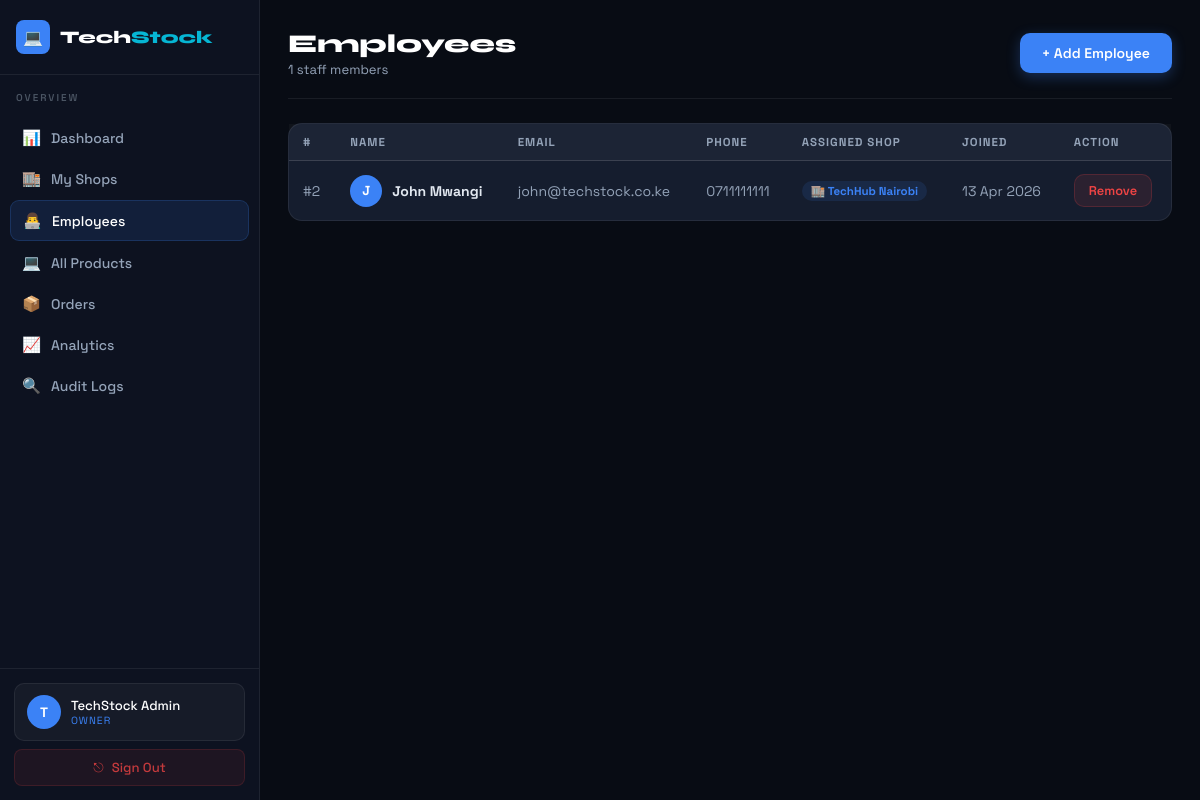
Screenshot of /owner/employees.php (signed in) with the database file from the repository.
### tables this page shows
CREATE TABLE IF NOT EXISTS shops (
    id INT AUTO_INCREMENT PRIMARY KEY,
    owner_id INT NOT NULL,
    name VARCHAR(100) NOT NULL,
    location VARCHAR(150),
    address TEXT,
    phone VARCHAR(20),
    whatsapp VARCHAR(20),
    email VARCHAR(100),
    description TEXT,
    logo VARCHAR(255),
    subscription ENUM('free','basic','premium') DEFAULT 'free',
    subscription_expires DATE,
    status ENUM('active','inactive','suspended') DEFAULT 'active',
    created_at TIMESTAMP DEFAULT CURRENT_TIMESTAMP,
    FOREIGN KEY (owner_id) REFERENCES users(id)
);

CREATE TABLE IF NOT EXISTS users (
    id INT AUTO_INCREMENT PRIMARY KEY,
    full_name VARCHAR(100) NOT NULL,
    email VARCHAR(100) NOT NULL UNIQUE,
    phone VARCHAR(20),
    password VARCHAR(255) NOT NULL,
    role ENUM('owner','employee','buyer') DEFAULT 'buyer',
    status ENUM('active','inactive','suspended') DEFAULT 'active',
    created_at TIMESTAMP DEFAULT CURRENT_TIMESTAMP
);

### owner/employees.php (the view, shortened to what this page needs)
<?php
require_once '../includes/db.php';
$page_title = 'Employees';
$uid = $_SESSION['user_id'];
$employees=$conn->query("SELECT u.*, s.name as shop_name, s.id as shop_id FROM users u JOIN shop_employees se ON u.id=se.employee_id JOIN shops s ON se.shop_id=s.id WHERE s.owner_id=$uid ORDER BY u.created_at DESC")->fetch_all(MYSQLI_ASSOC);
?>
<!DOCTYPE html><html lang="en"><head><meta charset="UTF-8"><title><?=$page_title?> — TechStock</title>
<link rel="stylesheet" href="/techstock/css/style.css"></head><body>
<div class="dash-layout">
<?php include '../includes/sidebar.php'; ?>
<main class="dash-main">
  <div class="dash-topbar">
    <div><div class="dash-title">Employees</div><div class="dash-sub"><?=count($employees)?> staff members</div></div>
    <button class="btn btn-primary" onclick="openModal('addEmpModal')">+ Add Employee</button>
  </div>
  <div class="card">
    <div class="table-wrap">
      <table>
        <thead><tr><th>#</th><th>Name</th><th>Email</th><th>Phone</th><th>Assigned Shop</th><th>Joined</th><th>Action</th></tr></thead>
        <tbody>
        <?php if(empty($employees)): ?>
        <tr><td colspan="7" style="text-align:center;padding:40px;color:var(--text2)">No employees yet. Add your first staff member.</td></tr>
        <?php else: foreach($employees as $e): ?>
        <tr>
          <td style="color:var(--text2)">#<?=$e['id']?></td>
          <td>
            <div style="display:flex;align-items:center;gap:10px">
              <div style="width:32px;height:32px;border-radius:50%;background:var(--blue);display:flex;align-items:center;justify-content:center;font-weight:700;font-size:0.82rem;color:white"><?=strtoupper(substr($e['full_name'],0,1))?></div>
              <strong><?=htmlspecialchars($e['full_name'])?></strong>
            </div>
          </td>
          <td style="color:var(--text2)"><?=htmlspecialchars($e['email'])?></td>
          <td style="color:var(--text2)"><?=htmlspecialchars($e['phone']??'—')?></td>
          <td><span class="badge badge-blue">🏬 <?=htmlspecialchars($e['shop_name'])?></span></td>
          <td style="color:var(--text2)"><?=date('d M Y',strtotime($e['created_at']))?></td>
          <td>
            <form method="POST" style="display:inline">
              <button type="submit" class="btn btn-danger btn-sm confirm-btn" data-confirm="Remove this employee?">Remove</button>
            </form>
          </td>
        </tr>
        <?php endforeach; endif; ?>
        </tbody>
      </table>
    </div>
  </div>
</main>
</div>
<script src="/techstock/js/main.js"></script></body></html>

### css/style.css (style rules this page uses)
:root { --bg: #080c14; --bg2: #0d1220; --bg3: #111827; --card: #151d2e; --border: rgba(255,255,255,0.07); --border2: rgba(255,255,255,0.12); --blue: #3b82f6; --blue-dark: #2563eb; --cyan: #06b6d4; --green: #10b981; --red: #ef4444; --yellow: #f59e0b; --purple: #8b5cf6; --text: #e2e8f0; --text2: #94a3b8; --text3: #4b5563; --white: #ffffff; --sidebar-w: 260px; --trans: all 0.25s cubic-bezier(0.4,0,0.2,1); }
*,*::before,*::after { box-sizing:border-box;margin:0;padding:0; }
html { scroll-behavior:smooth; }
body { font-family:'Space Grotesk',sans-serif;background:var(--bg);color:var(--text);min-height:100vh;-webkit-font-smoothing:antialiased; }
.btn { display:inline-flex;align-items:center;gap:8px;padding:11px 22px;border-radius:10px;font-family:'Space Grotesk',sans-serif;font-size:0.875rem;font-weight:600;cursor:pointer;border:none;text-decoration:none;transition:var(--trans); }
.btn-primary { background:var(--blue);color:var(--white);box-shadow:0 4px 14px rgba(59,130,246,0.3); }
.btn-danger { background:rgba(239,68,68,0.1);color:var(--red);border:1px solid rgba(239,68,68,0.2); }
.btn-sm { padding:7px 14px;font-size:0.8rem; }
.card { background:var(--card);border:1px solid var(--border);border-radius:14px; }
.dash-layout { display:flex;min-height:100vh; }
.dash-main { margin-left:var(--sidebar-w);flex:1;padding:28px; }
.dash-topbar { display:flex;align-items:center;justify-content:space-between;margin-bottom:24px;padding-bottom:20px;border-bottom:1px solid var(--border); }
.dash-title { font-family:'Syne',sans-serif;font-size:1.6rem;font-weight:800;color:var(--white); }
.dash-sub { color:var(--text2);font-size:0.82rem;margin-top:2px; }
.table-wrap { overflow-x:auto; }
table { width:100%;border-collapse:collapse; }
thead th { background:rgba(255,255,255,0.03);color:var(--text2);padding:11px 14px;text-align:left;font-size:0.72rem;font-weight:700;text-transform:uppercase;letter-spacing:1px;border-bottom:1px solid var(--border);white-space:nowrap; }
tbody td { padding:13px 14px;border-bottom:1px solid rgba(255,255,255,0.04);font-size:0.875rem;color:var(--text); }
tbody tr:last-child td { border-bottom:none; }
.badge { display:inline-flex;align-items:center;padding:3px 9px;border-radius:100px;font-size:0.72rem;font-weight:700; }
.badge-blue { background:rgba(59,130,246,0.12);color:var(--blue); }

### rows the page displays
shops: users.id "2", users.full_name "J", users.full_name "John Mwangi", users.email "john@techstock.co.ke", users.phone "0711111111", name "TechHub Nairobi", users.created_at "13 Apr 2026"

### other values shown
substr($_SESSION['full_name']??'U',0,1) "T"
$_SESSION['full_name'] "TechStock Admin"
$_SESSION['role'] "OWNER"
count($employees) "1"
